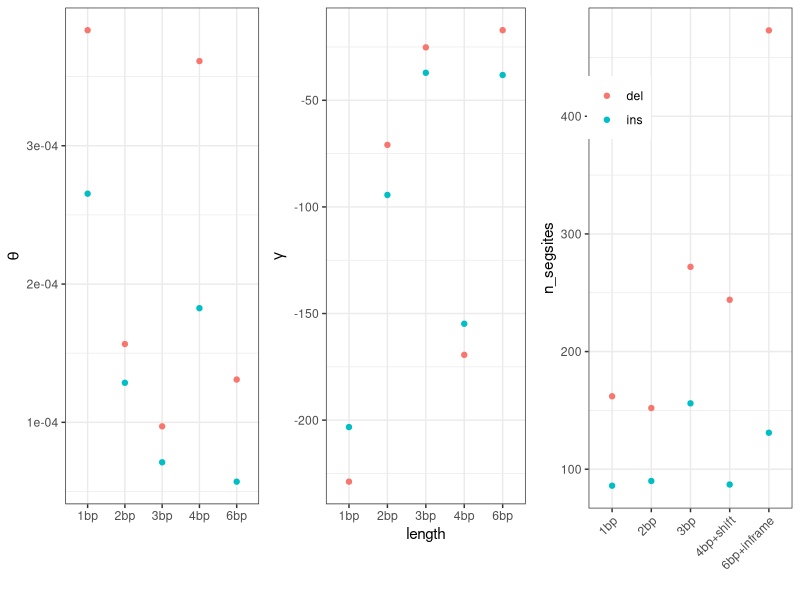

This chart was generated by the following R code:
library(ggplot2)
library(gridExtra)

len_data = read.csv('dmel_sel_v_neu_anavar_1class_equal_t_lengths.csv')

sel_data = subset(len_data, sel_type=='sel')

# theta plot
t_plot = ggplot(sel_data, aes(x=length, y=theta, colour=var_type)) +
    geom_point(stat='identity') +
    theme_bw() +
    theme(legend.position='none') +
    ylab(expression(theta)) + xlab(' \n\n\n')

# gamma plot
g_plot = ggplot(sel_data, aes(x=length, y=gamma, colour=var_type)) +
    geom_point(stat='identity') +
    theme_bw() + xlab('length\n\n\n') +
    theme(legend.title=element_blank(), legend.position='none') +
    ylab(expression(gamma))

# n plot
n_data = read.delim('length_analysis_segsite_numbers.txt')

n_plot = ggplot(n_data, aes(x=length, y=n_segsites, colour=var_type)) +
    geom_point(stat='identity') +
    theme_bw() + xlab('') +
    theme(legend.title=element_blank(), legend.position=c(0.15, 0.80),
    axis.text.x=element_text(angle=45, hjust=1))

png('length_anavar.png', height=3, width=9, units='in', res=320)

grid.arrange(t_plot, g_plot, n_plot, nrow=1)

dev.off()